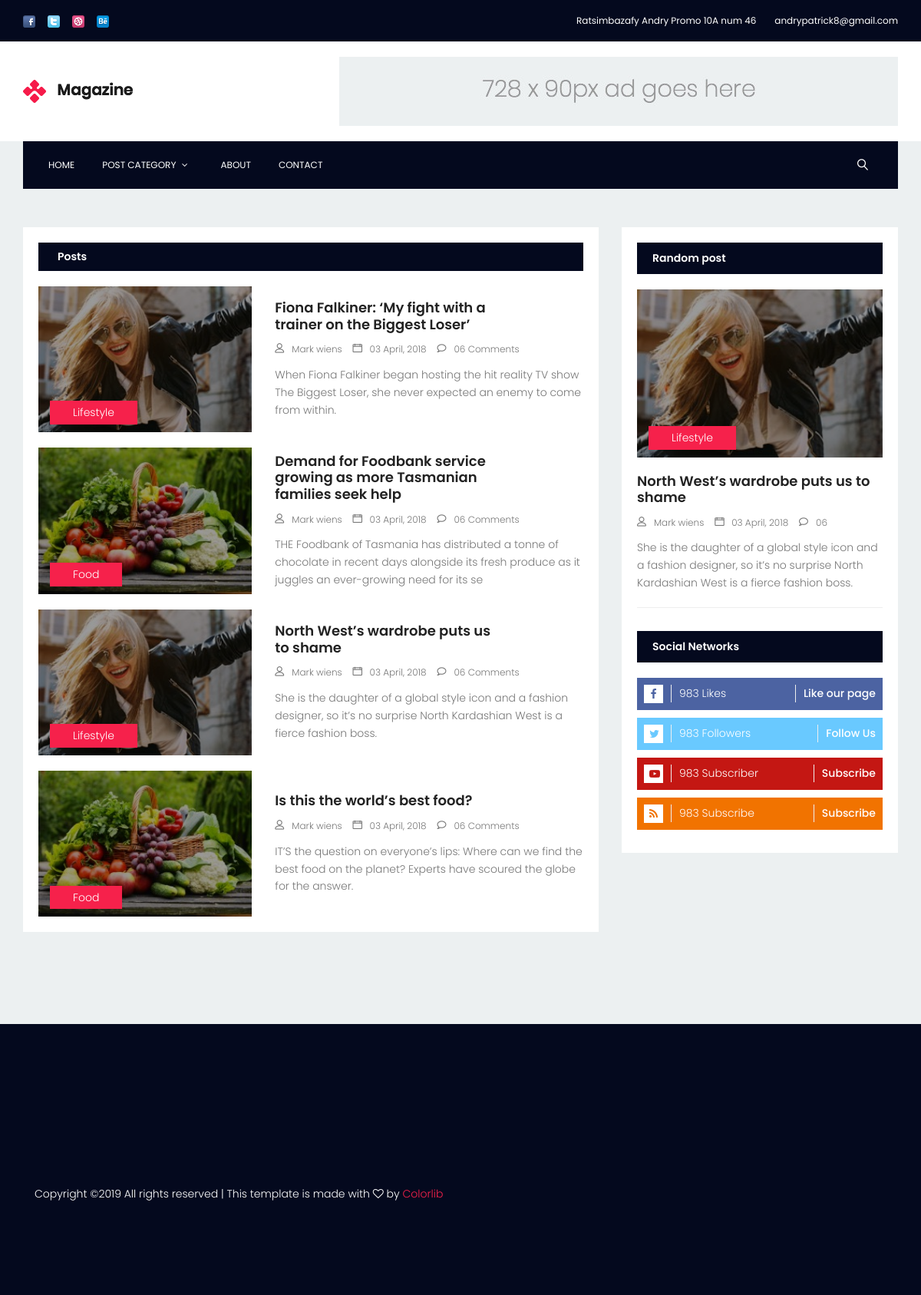
The page / on the database its author committed.
### tables this page shows
CREATE TABLE IF NOT EXISTS `post` (
  `IdPost` int(11) NOT NULL AUTO_INCREMENT,
  `Titre` varchar(100) NOT NULL,
  `SousTitre` varchar(150) NOT NULL,
  `Texte` text NOT NULL,
  `IdCategorie` int(11) NOT NULL,
  `Image` varchar(25) NOT NULL,
  `NomCategorie` varchar(20) NOT NULL,
  `Image2` varchar(20) NOT NULL,
  PRIMARY KEY (`IdPost`)
);

### application/controllers/Welcome.php (called while the page is built, shortened)
<?php
class Welcome extends CI_Controller {
	public function index()
	{
		$this->load->helper('url');
		$this->load->model('Category');
		$this->load->model('Posts');
		$listeCateg=$this->Category->getAllCategorie();
		$listePost=$this->Posts->getAllPost();
		$rand=$this->Posts->getrandomPost();
		$data = array();
		$data['listeCateg'] = $listeCateg;
		$data['listePost'] = $listePost;
		$data['randomPost'] = $rand;
		$this->load->view('index', $data);
	}
}

### index.php (called while the page is built, shortened)
<?php
require_once BASEPATH.'core/CodeIgniter.php';

### application/models/Posts.php (called while the page is built, shortened)
<?php
class Posts extends CI_Model {
  public function getAllPost(){
    $query = $this->db->query("SELECT * FROM post");
    $rep = $query->result_array();
    return $rep;
  }
  public function getrandomPost(){
    $query = $this->db->query("SELECT * FROM post ORDER BY RAND() LIMIT 1");
    $rep = $query->row_array();
    return $rep;
  }
}

### application/views/fonction.php (called while the page is built)
<?php
  function transformSpace($string){
    $string = str_replace(" ","-",$string);
    $string = str_replace(":","",$string);
    $string = str_replace("!","",$string);
    $string = str_replace("?","",$string);
    $string = str_replace(":","",$string);
    $string = str_replace("‘","",$string);
    $string = str_replace("’","",$string);
    return $string;
  }
?>

### application/views/index.php (the view, shortened to what this page needs)
<?php include("fonction.php"); ?>
<!DOCTYPE html>
<html lang="zxx" class="no-js">
	<head>
		<link rel="stylesheet" href="<?php echo base_url(); ?>assets/css/All.css">
	</head>
	<body>
		<header>
			<div class="header-top">
				<div class="container">
					<div class="row">
						<div class="col-lg-6 col-md-6 col-sm-6 col-6 header-top-left no-padding">
							<ul>
								<li><a href="#"><img src="<?php echo base_url(); ?>assets/img/css_sprites.png" style="object-fit: none; object-position: -10px -46px; width: 16px; height: 16px;"></a></li>
								<li><a href="#"><img src="<?php echo base_url(); ?>assets/img/css_sprites.png" style="object-fit: none; object-position: -46px -46px; width: 16px; height: 16px;"></a></li>
								<li><a href="#"><img src="<?php echo base_url(); ?>assets/img/css_sprites.png" style="object-fit: none; object-position: -46px -10px; width: 16px; height: 16px;"></a></li>
								<li><a href="#"><img src="<?php echo base_url(); ?>assets/img/css_sprites.png" style="object-fit: none; object-position: -10px -10px; width: 16px; height: 16px;"></a></li>
							</ul>
						</div>
						<div class="col-lg-6 col-md-6 col-sm-6 col-6 header-top-right no-padding">
							<ul>
								<li><a href="#"><span>Ratsimbazafy Andry Promo 10A num 46</span></a></li>
								<li><a href="#"><span class="lnr lnr-envelope"></span><span>andrypatrick8@gmail.com</span></a></li>
							</ul>
						</div>
					</div>
				</div>
			</div>
			<div class="logo-wrap">
				<div class="container">
					<div class="row justify-content-between align-items-center">
						<div class="col-lg-4 col-md-4 col-sm-12 logo-left no-padding">
							<a href="<?php echo base_url(); ?>Home">
								<img class="img-fluid" src="<?php echo base_url(); ?>assets/img/logo.png" alt="Logo">
							</a>
						</div>
						<div class="col-lg-8 col-md-8 col-sm-12 logo-right no-padding ads-banner">
							<img class="img-fluid" src="<?php echo base_url(); ?>assets/img/banner-ad.jpg" alt="Banner">
						</div>
					</div>
				</div>
			</div>
			<div class="container main-menu" id="main-menu">
				<div class="row align-items-center justify-content-between">
					<nav id="nav-menu-container">
						<ul class="nav-menu">
							<li class="menu-active"><a href="<?php echo base_url(); ?>Home">Home</a></li>
							<li class="menu-has-children"><a href="">Post category</a>
							</li>
							<li><a href="about.html">About</a></li>
							<li><a href="contact.html">Contact</a></li>
						</ul>
					</nav>
					<div class="navbar-right">
						<form class="Search">
							<label for="Search-box" class="Search-box-label">
								<span class="lnr lnr-magnifier"></span>
							</label>
						</form>
					</div>
				</div>
			</div>
		</header>
		<div class="site-main-container">
			<section class="latest-post-area pb-120">
				<div class="container no-padding">
					<div class="row">
						<div class="col-lg-8 post-list">
							<div class="latest-post-wrap">
								<h1 class="cat-title">Posts</h1>
									<?php foreach ($listePost as $liste) { ?>
										<div class="single-latest-post row align-items-center">
										<div class="col-lg-5 post-left">
											<div class="feature-img relative">
												<div class="overlay overlay-bg"></div>
												<img class="img-fluid" src="<?php echo base_url(); ?>assets/img/<?php echo $liste['Image']; ?>.jpg" alt="<?php echo $liste['Titre']; ?>">
											</div>
											<ul class="tags">
												<li><a href="<?php echo base_url(); ?>Category/<?php echo $liste['NomCategorie'] ?>-<?php echo $liste['IdCategorie']; ?>"><?php echo $liste['NomCategorie']; ?></a></li>
											</ul>
										</div>
										<?php
											$string = transformSpace($liste['Titre']);
										?>
										<div class="col-lg-7 post-right">
											<a href="<?php echo base_url(); ?>Post/<?php echo $string ?>-<?php echo $liste['IdPost'] ?>">
												<h4><?php echo $liste['Titre']; ?></h4>
											</a>
											<ul class="meta">
												<li><a href="#"><span class="lnr lnr-user"></span>Mark wiens</a></li>
												<li><a href="#"><span class="lnr lnr-calendar-full"></span>03 April, 2018</a></li>
												<li><a href="#"><span class="lnr lnr-bubble"></span>06 Comments</a></li>
											</ul>
											<p class="excert">
												<?php echo $liste['SousTitre']; ?>
											</p>
										</div>
									</div>
									<?php } ?>
							</div>
						</div>
						<div class="col-lg-4">
							<div class="sidebars-area">
								<div class="single-sidebar-widget editors-pick-widget">
									<h6 class="title">Random post</h6>
									<div class="editors-pick-post">
										<div class="feature-img-wrap relative">
											<div class="feature-img relative">
												<div class="overlay overlay-bg"></div>
												<img class="img-fluid" src="<?php echo base_url(); ?>assets/img/<?php echo $randomPost['Image']; ?>.jpg" alt="<?php echo $randomPost['Titre']; ?>">
											</div>
											<ul class="tags">
												<li><a href="<?php echo base_url(); ?>Category/<?php echo $randomPost['NomCategorie'] ?>-<?php echo $randomPost['IdCategorie']; ?>"><?php echo $randomPost['NomCategorie']; ?></a></li>
											</ul>
										</div>
										<?php
											$string = transformSpace($randomPost['Titre']);
										?>
										<div class="details">
											<a href="<?php echo base_url(); ?>Post/<?php echo $string ?>-<?php echo $randomPost['IdPost'] ?>">
												<h4 class="mt-20"><?php echo $randomPost['Titre']; ?></h4>
											</a>
											<ul class="meta">
												<li><a href="#"><span class="lnr lnr-user"></span>Mark wiens</a></li>
												<li><a href="#"><span class="lnr lnr-calendar-full"></span>03 April, 2018</a></li>
												<li><a href="#"><span class="lnr lnr-bubble"></span>06 </a></li>
											</ul>
											<p class="excert">
												<?php echo $randomPost['SousTitre']; ?>
											</p>
										</div>
									</div>
								</div>
								<div class="single-sidebar-widget social-network-widget">
									<h6 class="title">Social Networks</h6>
									<ul class="social-list">
										<li class="d-flex justify-content-between align-items-center fb">
											<div class="icons d-flex flex-row align-items-center">
												<i class="fa fa-facebook" aria-hidden="true"></i>
												<p>983 Likes</p>
											</div>
											<a href="#">Like our page</a>
										</li>
										<li class="d-flex justify-content-between align-items-center tw">
											<div class="icons d-flex flex-row align-items-center">
												<i class="fa fa-twitter" aria-hidden="true"></i>
												<p>983 Followers</p>
											</div>
											<a href="#">Follow Us</a>
										</li>
										<li class="d-flex justify-content-between align-items-center yt">
											<div class="icons d-flex flex-row align-items-center">
												<i class="fa fa-youtube-play" aria-hidden="true"></i>
												<p>983 Subscriber</p>
											</div>
											<a href="#">Subscribe</a>
										</li>
										<li class="d-flex justify-content-between align-items-center rs">
											<div class="icons d-flex flex-row align-items-center">
												<i class="fa fa-rss" aria-hidden="true"></i>
												<p>983 Subscribe</p>
											</div>
											<a href="#">Subscribe</a>
										</li>
									</ul>
								</div>
							</div>
						</div>
					</div>
				</div>
			</section>
		</div>
		<footer class="footer-area section-gap">
			<div class="container">
				<div class="footer-bottom row align-items-center">
					<p class="footer-text m-0 col-lg-8 col-md-12">
Copyright &copy;<script>document.write(new Date().getFullYear());</script> All rights reserved | This template is made with <i class="fa fa-heart-o" aria-hidden="true"></i> by <a href="https://colorlib.com" target="_blank">Colorlib</a>
</p>
				</div>
			</div>
		</footer>
	</body>
</html>

### rows shown on the page
post: Image (picture), NomCategorie "Lifestyle", Titre "Fiona Falkiner: ‘My fight with a trainer on the Biggest Loser’", SousTitre "When Fiona Falkiner began hosting the hit reality TV show The Biggest Loser, she never expected an enemy to come from within."
post: Image (picture), NomCategorie "Food", Titre "Demand for Foodbank service growing as more Tasmanian families seek help", SousTitre "THE Foodbank of Tasmania has distributed a tonne of chocolate in recent days alongside its fresh produce as it juggles an ever-growing need for its se"
post: Image (picture), NomCategorie "Lifestyle", Titre "North West’s wardrobe puts us to shame", SousTitre "She is the daughter of a global style icon and a fashion designer, so it’s no surprise North Kardashian West is a fierce fashion boss."
post: Image (picture), NomCategorie "Food", Titre "Is this the world’s best food?", SousTitre "IT’S the question on everyone’s lips: Where can we find the best food on the planet? Experts have scoured the globe for the answer."
